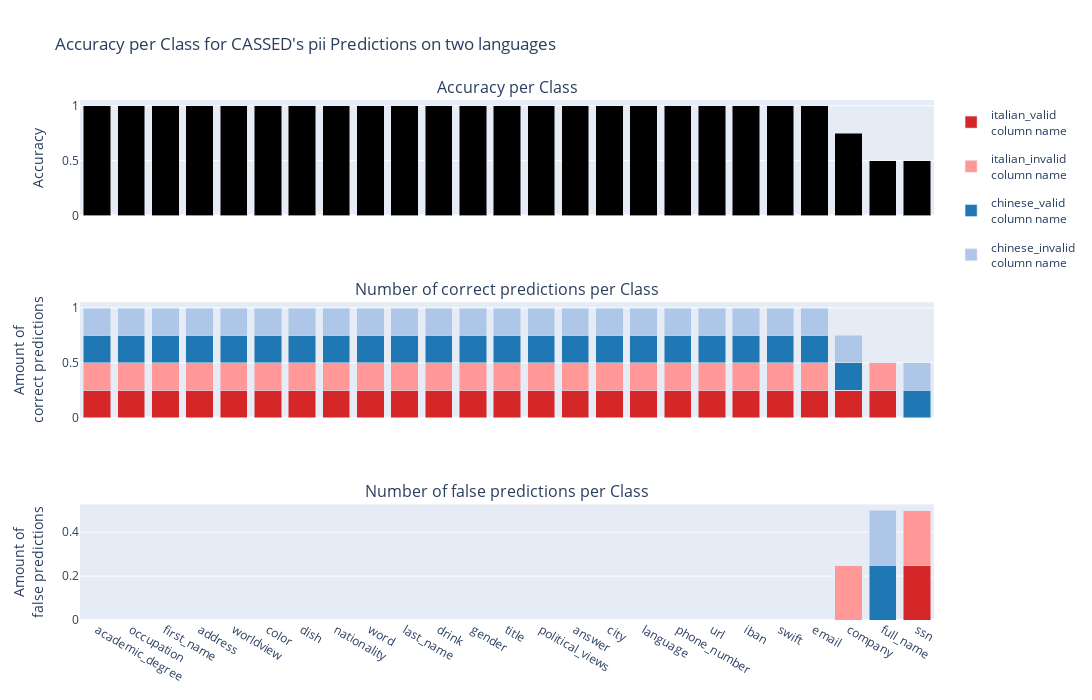
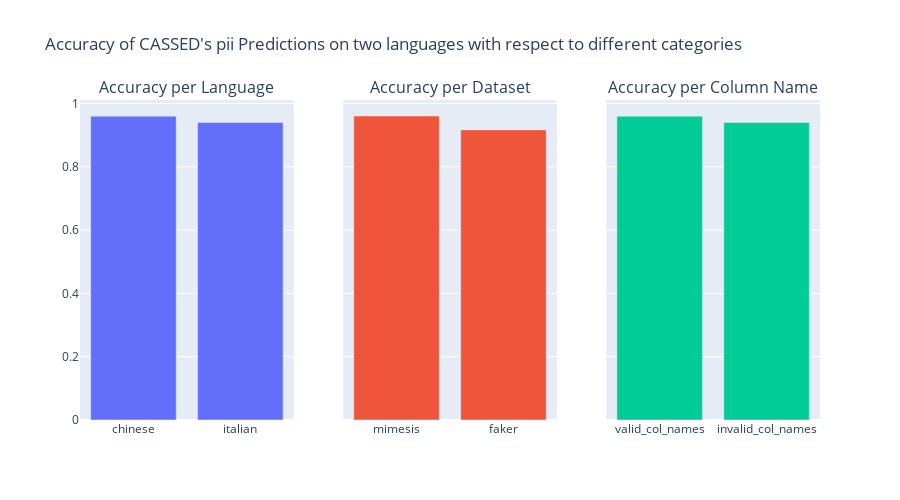

Source (notebook cell) for these figures, in order:
### Code cell
create_analysis_plot(results_df_test_lan, dataset="two languages")

### Figure 1 — Plotly figure (JSON) as saved in the notebook; plotly's stock layout.template omitted (floating-point values rounded to 4 significant figures)
{"data": [{"marker": {"color": "black"}, "showlegend": false, "type": "bar", "x": ["academic_degree", "occupation", "first_name", "address", "worldview", "color", "dish", "nationality", "word", "last_name", "drink", "gender", "title", "political_views", "answer", "city", "language", "phone_number", "url", "iban", "swift", "email", "company", "full_name", "ssn"], "y": [1, 1, 1, 1, 1, 1, 1, 1, 1, 1, 1, 1, 1, 1, 1, 1, 1, 1, 1, 1, 1, 1, 0.75, 0.5, 0.5]}, {"legendgroup": "0", "marker": {"color": "#d62728"}, "name": "italian_valid<br>column name", "showlegend": true, "type": "bar", "x": ["academic_degree", "address", "worldview", "color", "dish", "nationality", "full_name", "occupation", "first_name", "title", "last_name", "city", "company", "language", "answer", "political_views", "word", "drink", "gender", "phone_number", "url", "iban", "ssn", "swift", "email"], "xaxis": "x2", "y": [0.25, 0.25, 0.25, 0.25, 0.25, 0.25, 0.25, 0.25, 0.25, 0.25, 0.25, 0.25, 0.25, 0.25, 0.25, 0.25, 0.25, 0.25, 0.25, 0.25, 0.25, 0.25, 0, 0.25, 0.25], "yaxis": "y2"}, {"legendgroup": "1", "marker": {"color": "#ff9896"}, "name": "italian_invalid<br>column name", "showlegend": true, "type": "bar", "x": ["academic_degree", "address", "worldview", "color", "dish", "nationality", "full_name", "occupation", "first_name", "title", "last_name", "city", "company", "language", "answer", "political_views", "word", "drink", "gender", "phone_number", "url", "iban", "ssn", "swift", "email"], "xaxis": "x2", "y": [0.25, 0.25, 0.25, 0.25, 0.25, 0.25, 0.25, 0.25, 0.25, 0.25, 0.25, 0.25, 0, 0.25, 0.25, 0.25, 0.25, 0.25, 0.25, 0.25, 0.25, 0.25, 0, 0.25, 0.25], "yaxis": "y2"}, {"legendgroup": "2", "marker": {"color": "#1f77b4"}, "name": "chinese_valid<br>column name", "showlegend": true, "type": "bar", "x": ["occupation", "first_name", "worldview", "company", "color", "word", "last_name", "drink", "gender", "nationality", "political_views", "dish", "academic_degree", "answer", "city", "title", "address", "full_name", "language", "url", "phone_number", "iban", "ssn", "swift", "email"], "xaxis": "x2", "y": [0.25, 0.25, 0.25, 0.25, 0.25, 0.25, 0.25, 0.25, 0.25, 0.25, 0.25, 0.25, 0.25, 0.25, 0.25, 0.25, 0.25, 0, 0.25, 0.25, 0.25, 0.25, 0.25, 0.25, 0.25], "yaxis": "y2"}, {"legendgroup": "3", "marker": {"color": "#aec7e8"}, "name": "chinese_invalid<br>column name", "showlegend": true, "type": "bar", "x": ["occupation", "first_name", "worldview", "company", "color", "word", "last_name", "drink", "gender", "nationality", "political_views", "dish", "academic_degree", "answer", "city", "title", "address", "full_name", "language", "url", "phone_number", "iban", "ssn", "swift", "email"], "xaxis": "x2", "y": [0.25, 0.25, 0.25, 0.25, 0.25, 0.25, 0.25, 0.25, 0.25, 0.25, 0.25, 0.25, 0.25, 0.25, 0.25, 0.25, 0.25, 0, 0.25, 0.25, 0.25, 0.25, 0.25, 0.25, 0.25], "yaxis": "y2"}, {"legendgroup": "0", "marker": {"color": "#d62728"}, "name": "italian_valid<br>column name", "showlegend": false, "type": "bar", "x": ["academic_degree", "address", "worldview", "color", "dish", "nationality", "full_name", "occupation", "first_name", "title", "last_name", "city", "company", "language", "answer", "political_views", "word", "drink", "gender", "phone_number", "url", "iban", "ssn", "swift", "email"], "xaxis": "x3", "y": [0, 0, 0, 0, 0, 0, 0, 0, 0, 0, 0, 0, 0, 0, 0, 0, 0, 0, 0, 0, 0, 0, 0.25, 0, 0], "yaxis": "y3"}, {"legendgroup": "1", "marker": {"color": "#ff9896"}, "name": "italian_invalid<br>column name", "showlegend": false, "type": "bar", "x": ["academic_degree", "address", "worldview", "color", "dish", "nationality", "full_name", "occupation", "first_name", "title", "last_name", "city", "company", "language", "answer", "political_views", "word", "drink", "gender", "phone_number", "url", "iban", "ssn", "swift", "email"], "xaxis": "x3", "y": [0, 0, 0, 0, 0, 0, 0, 0, 0, 0, 0, 0, 0.25, 0, 0, 0, 0, 0, 0, 0, 0, 0, 0.25, 0, 0], "yaxis": "y3"}, {"legendgroup": "2", "marker": {"color": "#1f77b4"}, "name": "chinese_valid<br>column name", "showlegend": false, "type": "bar", "x": ["occupation", "first_name", "worldview", "company", "color", "word", "last_name", "drink", "gender", "nationality", "political_views", "dish", "academic_degree", "answer", "city", "title", "address", "full_name", "language", "url", "phone_number", "iban", "ssn", "swift", "email"], "xaxis": "x3", "y": [0, 0, 0, 0, 0, 0, 0, 0, 0, 0, 0, 0, 0, 0, 0, 0, 0, 0.25, 0, 0, 0, 0, 0, 0, 0], "yaxis": "y3"}, {"legendgroup": "3", "marker": {"color": "#aec7e8"}, "name": "chinese_invalid<br>column name", "showlegend": false, "type": "bar", "x": ["occupation", "first_name", "worldview", "company", "color", "word", "last_name", "drink", "gender", "nationality", "political_views", "dish", "academic_degree", "answer", "city", "title", "address", "full_name", "language", "url", "phone_number", "iban", "ssn", "swift", "email"], "xaxis": "x3", "y": [0, 0, 0, 0, 0, 0, 0, 0, 0, 0, 0, 0, 0, 0, 0, 0, 0, 0.25, 0, 0, 0, 0, 0, 0, 0], "yaxis": "y3"}], "layout": {"annotations": [{"font": {"size": 16}, "showarrow": false, "text": "Accuracy per Class", "x": 0.5, "xanchor": "center", "xref": "paper", "y": 1, "yanchor": "bottom", "yref": "paper"}, {"font": {"size": 16}, "showarrow": false, "text": "Number of correct predictions per Class", "x": 0.5, "xanchor": "center", "xref": "paper", "y": 0.6111, "yanchor": "bottom", "yref": "paper"}, {"font": {"size": 16}, "showarrow": false, "text": "Number of false predictions per Class", "x": 0.5, "xanchor": "center", "xref": "paper", "y": 0.2222, "yanchor": "bottom", "yref": "paper"}], "barmode": "stack", "height": 700, "title": {"text": "Accuracy per Class for CASSED's pii Predictions on two languages"}, "width": 1500, "xaxis": {"anchor": "y", "domain": [0, 1], "matches": "x3", "showticklabels": false}, "xaxis2": {"anchor": "y2", "domain": [0, 1], "matches": "x3", "showticklabels": false}, "xaxis3": {"anchor": "y3", "domain": [0, 1]}, "yaxis": {"anchor": "x", "domain": [0.7778, 1], "title": {"text": "Accuracy"}}, "yaxis2": {"anchor": "x2", "domain": [0.3889, 0.6111], "title": {"text": "Amount of<br>correct predictions"}}, "yaxis3": {"anchor": "x3", "domain": [0, 0.2222], "title": {"text": "Amount of<br>false predictions"}}}}

### Figure 2 — Plotly figure (JSON) as saved in the notebook; plotly's stock layout.template omitted (floating-point values rounded to 4 significant figures)
{"data": [{"showlegend": false, "type": "bar", "x": ["chinese", "italian"], "xaxis": "x", "y": [0.96, 0.94], "yaxis": "y"}, {"showlegend": false, "type": "bar", "x": ["mimesis", "faker"], "xaxis": "x2", "y": [0.9605, 0.9167], "yaxis": "y2"}, {"showlegend": false, "type": "bar", "x": ["valid_col_names", "invalid_col_names"], "xaxis": "x3", "y": [0.96, 0.94], "yaxis": "y3"}], "layout": {"annotations": [{"font": {"size": 16}, "showarrow": false, "text": "Accuracy per Language", "x": 0.1444, "xanchor": "center", "xref": "paper", "y": 1, "yanchor": "bottom", "yref": "paper"}, {"font": {"size": 16}, "showarrow": false, "text": "Accuracy per Dataset", "x": 0.5, "xanchor": "center", "xref": "paper", "y": 1, "yanchor": "bottom", "yref": "paper"}, {"font": {"size": 16}, "showarrow": false, "text": "Accuracy per Column Name", "x": 0.8556, "xanchor": "center", "xref": "paper", "y": 1, "yanchor": "bottom", "yref": "paper"}], "height": 500, "title": {"text": "Accuracy of CASSED's pii Predictions on two languages with respect to different categories"}, "width": 900, "xaxis": {"anchor": "y", "domain": [0, 0.2889]}, "xaxis2": {"anchor": "y2", "domain": [0.3556, 0.6444]}, "xaxis3": {"anchor": "y3", "domain": [0.7111, 1]}, "yaxis": {"anchor": "x", "domain": [0, 1]}, "yaxis2": {"anchor": "x2", "domain": [0, 1], "matches": "y", "showticklabels": false}, "yaxis3": {"anchor": "x3", "domain": [0, 1], "matches": "y", "showticklabels": false}}}
